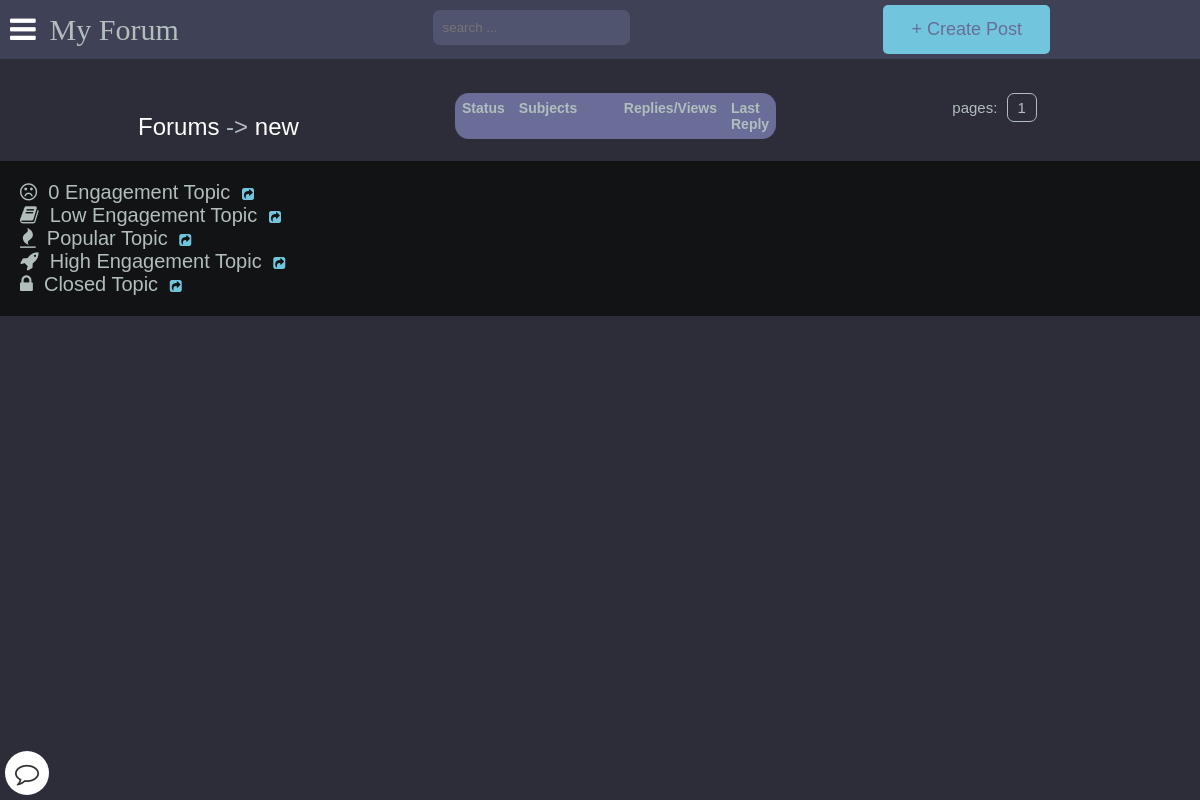
/posts/new/, run on an earlier commit of the app's database.
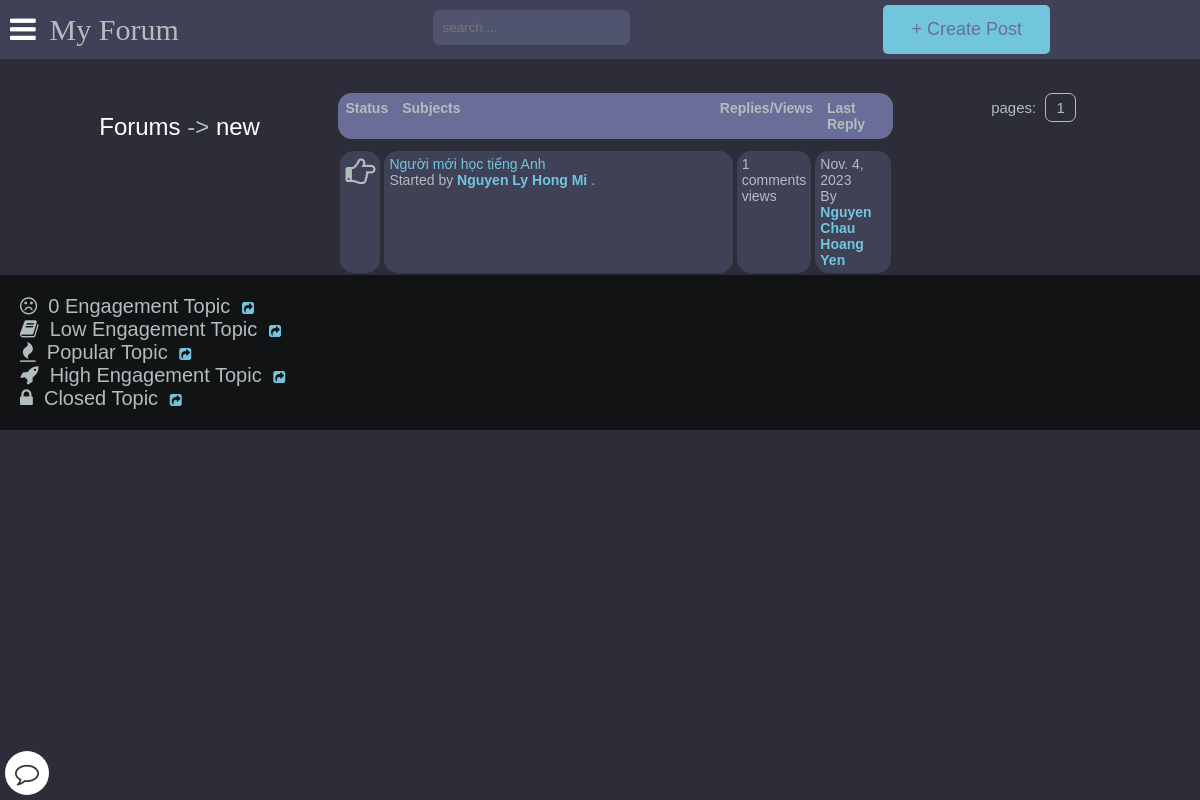
And on a later commit of the database.
### main/models.py (models this page shows, shortened)
class Post(models.Model):
    title = models.CharField(max_length=400)
    slug = models.SlugField(max_length=400, unique=True, blank=True)
    user = models.ForeignKey(Author, on_delete=models.CASCADE)
    content = HTMLField()
    categories = models.ManyToManyField(Category)
    date = models.DateTimeField(auto_now_add=True)
    approved = models.BooleanField(default=True)
    image = models.ImageField(upload_to='post_images', blank=True, null=True)
    hit_count_generic = GenericRelation(HitCount, object_id_field='object_pk',
        related_query_name='hit_count_generic_relation'
    )
    tags = TaggableManager()
    comments = models.ManyToManyField(Comment, blank=True)
    def get_url(self):
        return reverse("detail", kwargs={
            "slug":self.slug
        })
    class Meta:
        ordering = ['-date']
    @property
    def num_comments(self):
        return self.comments.count()
    @property
    def last_reply(self):
        return self.comments.latest("date")

class Author(models.Model):
    user = models.ForeignKey(User, on_delete=models.CASCADE)
    fullname = models.CharField(max_length=40, blank=True)
    slug = models.SlugField(max_length=400, unique=True, blank=True)
    bio = HTMLField(default='none')
    points = models.IntegerField(default=0)
    email = models.EmailField(unique=False,default="example@gmail.com", validators=[EmailValidator(message="Invalid email format")])
    profile_pic = ResizedImageField(size=[400, 400], quality=100, upload_to="authors", default="defaults/default_user.png", null=True, blank=False)
    ROLES = (
        ('user','User'),
        ('teacher','Teacher'),
        ('admin','Admin'),
    )
    roles = models.CharField(max_length=50, choices=ROLES, default="user")

class Comment(models.Model):
    user = models.ForeignKey(Author, on_delete=models.CASCADE)
    content = models.TextField()
    date = models.DateTimeField(auto_now_add=True)
    replies = models.ManyToManyField(Reply, blank=True)

### main/views.py (the view)
# urls.py: path("posts/<slug>/", posts, name="posts"),
def posts(request, slug):
    category = get_object_or_404(Category, slug=slug)
    posts = Post.objects.filter(approved=True, categories=category)
    paginator = Paginator(posts, 10)
    page = request.GET.get("page")
    try:
        posts = paginator.page(page)
    except PageNotAnInteger:
        posts = paginator.page(1)
    except EmptyPage:
        posts = paginator.page(paginator.num_pages)
    context = {
        "posts": posts,
        "forum": category,
        "title": "Posts"
    }
    return render(request, "posts.html", context)

### main/models.py (called while the page is built)
    def get_url(self):
        return reverse("posts", kwargs={
            "slug":self.slug
        })

### templates/posts.html
{% extends 'base.html' %}
{% load hitcount_tags %}
{% block content %}
    <div class="container">
        <div class="navigate">
            <span><a href="{% url 'home' %}">Forums</a> -> <a href="{{forum.get_url}}">{{forum.title}}</a></span>
        </div>
        <div class="posts-table">
            <div class="table-head">
                <div class="status">Status</div>
                <div class="subjects">Subjects</div>
                <div class="replies">Replies/Views</div>
                <div class="last-reply">Last Reply</div>
            </div>
            {% for post in posts %}
            <div class="table-row">
                <div class="status"><i class="fa fa-hand-o-right"></i></div>
                <div class="subjects">
                    <a href="{{post.get_url}}">{{post.title}}</a>
                    <br>
                    <span>Started by <b><a href="">{{post.user.fullname|title}}</a></b> .</span>
                </div>
                <div class="replies">
                    {{post.num_comments}} comments <br> {% get_hit_count for post %} views
                </div>
                <div class="last-reply">
                    {{post.last_reply.date|date}}
                    <br>By <b><a href="">{{post.last_reply.user.fullname|title}}</a></b>
                </div>
            </div>
            {% endfor %}
        </div>
            <div class="pagination">
                pages: {% for num_page in posts.paginator.page_range %}<a href="?page={{num_page}}">{{num_page}}</a> {% endfor %}
            </div>
    </div>
    <div class="note">
        <span><i class="fa fa-frown-o"></i>&nbsp; 0 Engagement Topic</span>&nbsp;&nbsp;&nbsp;<a href=""><i class="fa fa-share-square"></i></a><br>
        <span><i class="fa fa-book"></i>&nbsp; Low Engagement Topic</span>&nbsp;&nbsp;&nbsp;<a href=""><i class="fa fa-share-square"></i></a><br>
        <span><i class="fa fa-fire"></i>&nbsp; Popular Topic</span>&nbsp;&nbsp;&nbsp;<a href=""><i class="fa fa-share-square"></i></a><br>
        <span><i class="fa fa-rocket"></i>&nbsp; High Engagement Topic</span>&nbsp;&nbsp;&nbsp;<a href=""><i class="fa fa-share-square"></i></a><br>
        <span><i class="fa fa-lock"></i>&nbsp; Closed Topic</span>&nbsp;&nbsp;&nbsp;<a href=""><i class="fa fa-share-square"></i></a><br>
    </div>
{% endblock content %}

What changed in the data, as far as the page shows it:
added Post: title "Người mới học tiếng Anh", user.fullname "Nguyen Ly Hong Mi", num_comments "1", last_reply "Nov. 4, 2023", last_reply.user.fullname "Nguyen Chau Hoang Yen"
